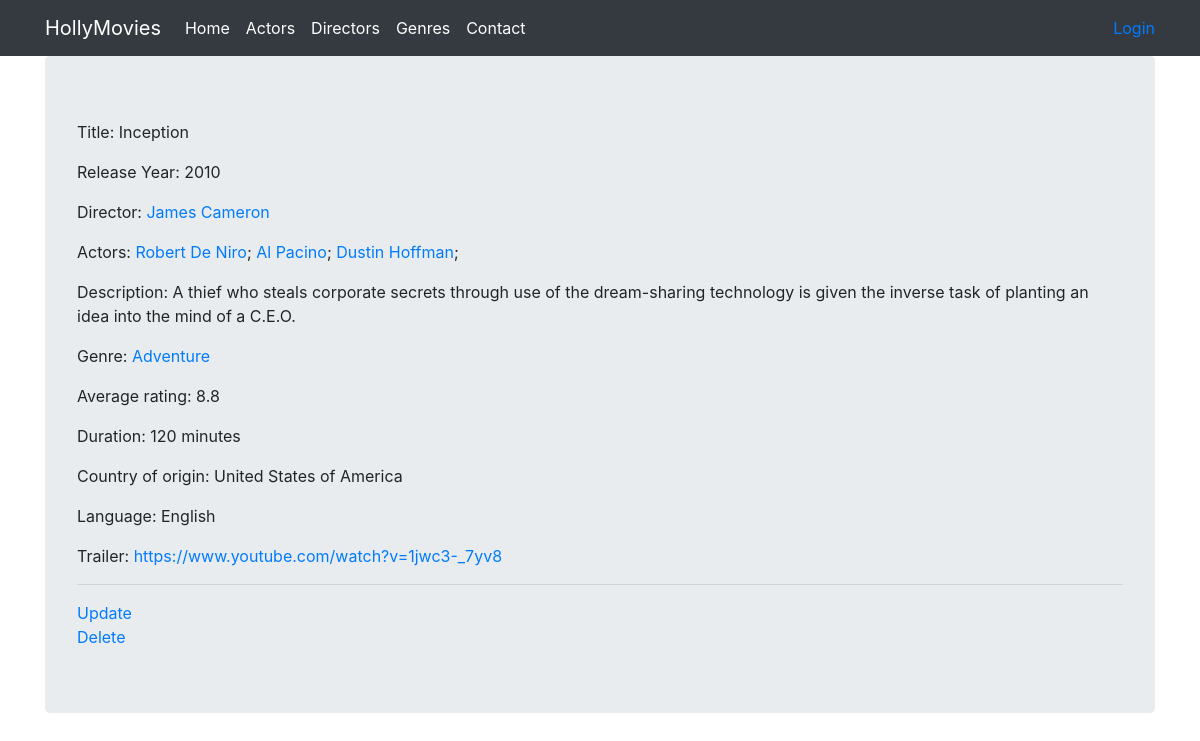
/title/1, run on the app's committed database.
### viewer/models.py (models this page shows, shortened)
class Movie(models.Model):
    title = models.CharField(max_length=100)
    release_year = models.IntegerField(validators=[MinValueValidator(1888), MaxValueValidator(datetime.now().year)])
    description = models.TextField()
    average_rating = models.FloatField(null=True, blank=True)
    duration = models.PositiveIntegerField()
    director = models.ForeignKey(Director, on_delete=models.DO_NOTHING, null=True, blank=True)
    language = models.CharField(max_length=30, default='english')
    trailer_link = models.URLField(null=True, blank=True)
    genre = models.ForeignKey(Genre, on_delete=models.DO_NOTHING, null=True, blank=True)
    country_of_origin = models.CharField(max_length=30, choices=COUNTRIES_CHOICES, default='US')
    actors = models.ManyToManyField(Actor, blank=True)

class Director(models.Model):
    name = models.CharField(max_length=100)
    date_birth = models.DateField()
    country_of_birth = models.CharField(max_length=30, choices=COUNTRIES_CHOICES, default='US')
    bio = models.TextField()

class Actor(models.Model):
    name = models.CharField(max_length=100)
    date_birth = models.DateField()
    country_of_birth = models.CharField(max_length=30, choices=COUNTRIES_CHOICES, default='US')
    bio = models.TextField()

class Genre(models.Model):
    name = models.CharField(max_length=30)

### viewer/views.py (the view)
# urls.py: path('title/<int:pk>', DetailMovie.as_view(), name='title'),
class DetailMovie(DetailView):
    template_name = 'detail_movie.html'
    model = Movie
    context_object_name = 'movie'
    def get_context_data(self, **kwargs):
        context = super().get_context_data(**kwargs)
        country_code = context['movie'].country_of_origin
        country_name = get_country_name(country_code)
        context['country_name'] = country_name
        return context

### viewer/views.py (called while the page is built)
def get_country_name(country_code):
    for country in COUNTRIES_CHOICES:
        if country[0] == country_code:
            return country[1]

### viewer/templates/detail_movie.html (shortened to what this page needs)
{% extends "base.html" %}
{% block content %}
<p> Title: {{ movie.title }}</p>
<p> Release Year: {{ movie.release_year }}</p>
<p> Director: <a href ="/director/{{movie.director.pk}}">{{movie.director.name}}</a></p>
<p> Actors: {% for actor in movie.actors.all %} <a href ="/actors/{{actor.pk}}">{{ actor.name }}</a>;{% endfor %}</p>
<p> Description: {{ movie.description }}</p>
<p> Genre: <a href ="/genre/{{movie.genre.pk}}">{{movie.genre.name}}</a></p>
<p> Average rating: {{ movie.average_rating }}</p>
<p> Duration: {{movie.duration}} minutes </p>
<p> Country of origin: {{ country_name }}</p>
<p> Language: {{ movie.language }}</p>
<p> Trailer: <a href="{{movie.trailer_link}}">{{movie.trailer_link}}</a></p>
<hr>
<a href="{% url 'title_update' movie.pk %}">Update</a>
<br>
<a href="{% url 'title_delete' movie.pk %}">Delete</a>
{% endblock %}

### data on the page
Movie: title "Inception", release_year "2010", director.name "James Cameron", description "A thief who steals corporate secrets through use of the dream-sharing technology is given the inverse task of planting an idea into the mind of a C.E.O.", genre.name "Adventure", average_rating "8.8", duration "120", language "English", trailer_link "https://www.youtube.com/watch?v=1jwc3-_7yv8"
Actor: name "Robert De Niro"
Actor: name "Al Pacino"
Actor: name "Dustin Hoffman"

### other printed values
{{ country_name }} "United States of America"
